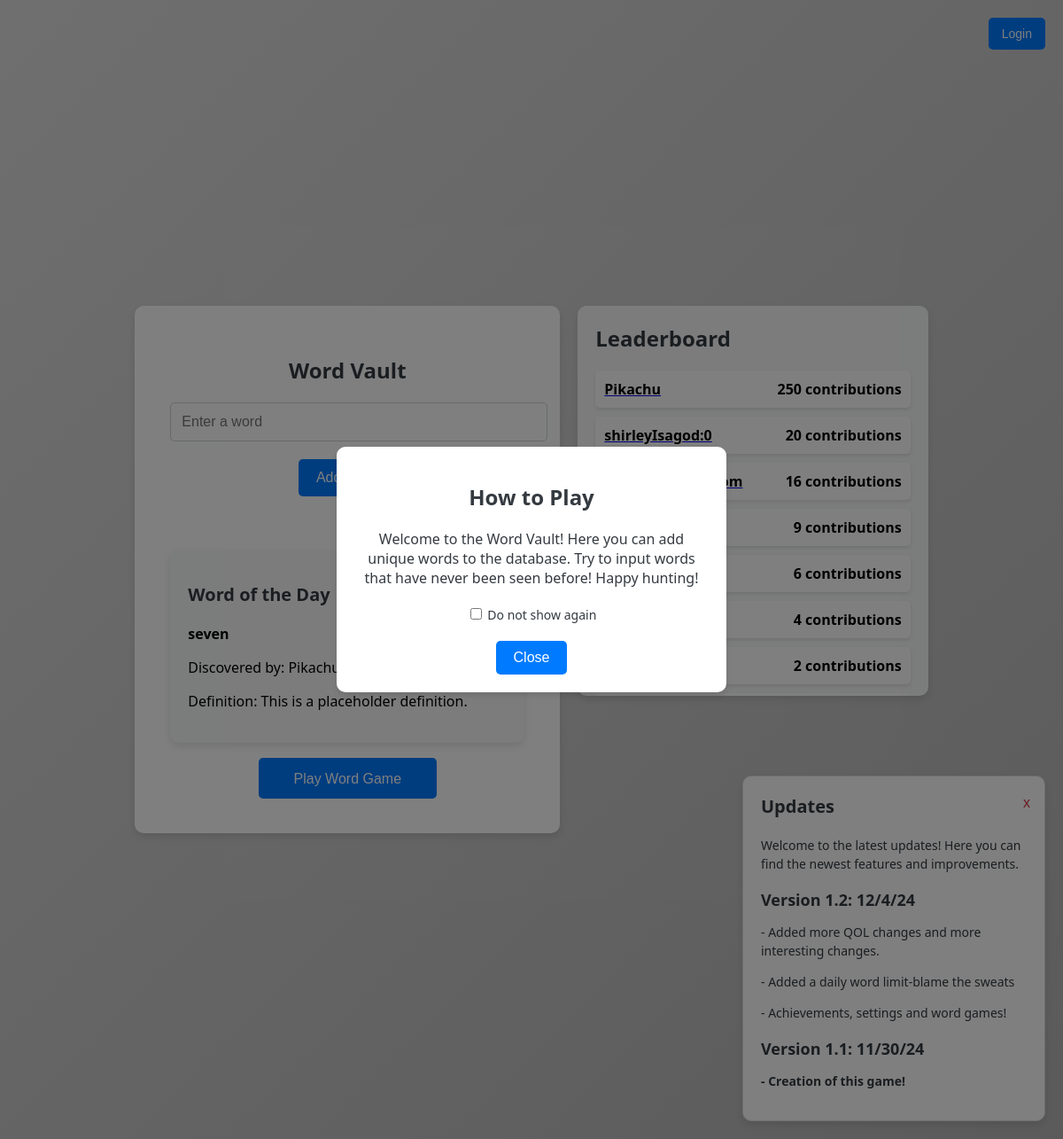
The page / on the database its author committed.
### app.py (models this page shows)
class WordOfTheDay(db.Model):
    id = db.Column(db.Integer, primary_key=True)
    word = db.Column(db.String(150), nullable=False)
    date = db.Column(db.Date, nullable=False, unique=True)

class User(UserMixin, db.Model):
    id = db.Column(db.Integer, primary_key=True)
    username = db.Column(db.String(150), unique=True, nullable=False)
    password = db.Column(db.String(150), nullable=False)
    contributions = db.Column(db.Text, nullable=True)
    date_joined = db.Column(db.DateTime, nullable=False, default=datetime.utcnow)
    word_coins = db.Column(db.Integer, nullable=False, default=0)
    achievements = db.Column(db.Text, nullable=True, default="")
    words_entered_today = db.Column(db.Integer, nullable=False, default=0)
    last_word_entry_date = db.Column(db.Date, nullable=True)

### app.py (the view)
@app.route('/')
def index():
    users = User.query.all()
    leaderboard_data = sorted(users, key=lambda user: len(user.contributions.split(',')) if user.contributions else 0, reverse=True)
    word_of_the_day, discovered_by, definition = get_word_of_the_day()
    return render_template('index.html', leaderboard=leaderboard_data, word_of_the_day=word_of_the_day, discovered_by=discovered_by, definition=definition)

### app.py (called while the page is built, shortened)
def get_word_definition(word):
    if word in definition_cache:
        return definition_cache[word]
    placeholder_definition = "This is a placeholder definition."
    definition_cache[word] = placeholder_definition
    return placeholder_definition

def get_word_of_the_day():
    today = date.today()
    word_of_the_day_entry = WordOfTheDay.query.filter_by(date=today).first()
    if word_of_the_day_entry:
        word = word_of_the_day_entry.word
    user = User.query.filter(User.contributions.like(f"%{word}%")).first()
    definition = get_word_definition(word)
    return word, user.username if user else "Unknown", definition

### templates/index.html (shortened to what this page needs)
<!DOCTYPE html>
<html>
<head>
    <link rel="stylesheet" type="text/css" href="{{ url_for('static', filename='styles.css') }}">
</head>
<body>
    <div class="login-wrapper">
        {% if current_user.is_authenticated %}
            <a href="{{ url_for('profile') }}" class="nav-link"><button class="nav-button">Profile</button></a>
            <a href="{{ url_for('shop') }}" class="nav-link"><button class="nav-button">Shop</button></a>
            <a href="{{ url_for('settings') }}" class="nav-link"><button class="nav-button">Settings</button></a>
            <a href="{{ url_for('search') }}" class="nav-link"><button class="nav-button">Search Users</button></a>
        {% else %}
            <a href="{{ url_for('login') }}" class="nav-link"><button class="nav-button">Login</button></a>
        {% endif %}
    </div>
    <div class="main-content">
        <div class="container">
            <h1>Word Vault</h1>
            <form id="wordForm">
                <input type="text" id="word" name="word" placeholder="Enter a word" autocomplete="off">
                <button class="button_class" type="submit">Add Word</button>
            </form>
            <div class="word-of-the-day">
                <h2>Word of the Day</h2>
                {% if word_of_the_day %}
                    <p><strong>{{ word_of_the_day }}</strong></p>
                    <p>Discovered by: {{ discovered_by }}</p>
                    <p>Definition: {{ definition }}</p>
                {% else %}
                    <p>No words available.</p>
                {% endif %}
            </div>
            <a href="{{ url_for('word_game') }}" class="button_class"><button class="button_class margin">Play Word Game</button></a>
        </div>
        <div class="leaderboard">
            <h2>Leaderboard</h2>
            <ul>
                {% for user in leaderboard %}
                    <li>
                        <a href="{{ url_for('user_profile', user_id=user.id) }}"><span>{{ user.username }}</span></a>
                        <span>{{ user.contributions.split(',')|length if user.contributions else 0 }} contributions</span>
                    </li>
                {% endfor %}
            </ul>
        </div>
    </div>
    <div id="updates" class="updates-tab">
        <div class="updates-content">
            <button id="closeUpdates" class="close-button">x</button>
            <h2>Updates</h2>
            <p>Welcome to the latest updates! Here you can find the newest features and improvements.</p>
            <h3>Version 1.2: 12/4/24</h3>
            <p>- Added more QOL changes and more interesting changes.</p>
            <p>- Added a daily word limit-blame the sweats</p>
            <p>- Achievements, settings and word games!</p>
            <h3>Version 1.1: 11/30/24</p>
            <p>- Creation of this game!</p>
        </div>
    </div>
    <div id="howToPlayPopup" class="popup">
        <div class="popup-content">
            <h2>How to Play</h2>
            <p>Welcome to the Word Vault! Here you can add unique words to the database. Try to input words that have never been seen before! Happy hunting!</p>
            <label>
                <input type="checkbox" id="doNotShowAgain"> Do not show again
            </label>
            <button id="closePopup">Close</button>
        </div>
    </div>
</body>
</html>

### static/styles.css (style rules this page uses)
body { font-family: 'Segoe UI', Tahoma, Geneva, Verdana, sans-serif; margin: 0; padding: 0; display: flex; justify-content: center; align-items: center; height: 100vh; }
.container { background-color: white; padding: 40px; border-radius: 10px; box-shadow: 0 4px 8px rgba(0, 0, 0, 0.1); max-width: 400px; width: 100%; text-align: center; position: relative; }
h1 { margin-bottom: 20px; font-size: 24px; color: #343a40; }
h2 { margin-bottom: 20px; font-size: 20px; color: #343a40; }
h3 { margin-bottom: 10px; font-size: 18px; color: #343a40; }
ul { list-style-type: none; padding: 0; }
li { margin-bottom: 10px; font-size: 16px; color: #343a40; }
input[type="text"], input[type="password"] { width: 100%; padding: 12px; margin-bottom: 20px; border: 1px solid #ced4da; border-radius: 5px; font-size: 16px; }
.button_class { padding: 12px 20px; background-color: #007bff; color: white; border: none; border-radius: 5px; font-size: 16px; cursor: pointer; transition: background-color 0.3s ease; }
.login-wrapper { position: absolute; top: 20px; right: 20px; display: flex; gap: 10px; }
.nav-link { text-decoration: none; }
.nav-button { display: inline-block; padding: 10px 15px; background-color: #007bff; color: white; border: none; border-radius: 5px; font-size: 14px; cursor: pointer; transition: background-color 0.3s ease; }
.main-content { display: flex; }
.leaderboard { margin-left: 20px; padding: 20px; background-color: #f8f9fa; border-radius: 10px; box-shadow: 0 4px 8px rgba(0, 0, 0, 0.1); max-height: 400px; overflow-y: auto; overflow-x: hidden; width: 400px; }
.leaderboard h2 { margin-top: 0; font-size: 24px; color: #343a40; }
.leaderboard ul { list-style-type: none; padding: 0; margin: 0; }
.leaderboard li { margin-bottom: 10px; padding: 10px; background-color: #ffffff; border-radius: 5px; box-shadow: 0 2px 4px rgba(0, 0, 0, 0.1); display: flex; justify-content: space-between; align-items: center; color: black; word-wrap: break-word; }
.leaderboard li span { font-weight: bold; color: #000000; }
.word-of-the-day { margin-top: 60px; padding: 20px; background-color: #f8f9fa; border-radius: 10px; box-shadow: 0 4px 8px rgba(0, 0, 0, 0.1); text-align: left; }
.popup { display: none; position: fixed; top: 0; left: 0; width: 100%; height: 100%; background-color: rgba(0, 0, 0, 0.5); justify-content: center; align-items: center; z-index: 1000; }
.popup-content { background-color: white; padding: 20px; border-radius: 10px; box-shadow: 0 4px 8px rgba(0, 0, 0, 0.1); text-align: center; max-width: 400px; width: 100%; }
.popup-content h2 { margin-bottom: 20px; font-size: 24px; color: #343a40; }
.popup-content p { margin-bottom: 20px; font-size: 16px; color: #343a40; }
.popup-content label { display: block; margin-bottom: 20px; font-size: 14px; color: #343a40; }
.popup-content button { padding: 10px 20px; background-color: #007bff; color: white; border: none; border-radius: 5px; font-size: 16px; cursor: pointer; transition: background-color 0.3s ease; }
.updates-tab { position: fixed; bottom: 20px; right: 20px; background-color: #ffffff; border-radius: 10px; box-shadow: 0 4px 8px rgba(0, 0, 0, 0.1); padding: 20px; width: 300px; z-index: 1000; border: 1px solid #ddd; }
.updates-content { position: relative; text-align: left; }
.close-button { position: absolute; top: 0px; right: -10px; background-color: transparent; color: #dc3545; border: none; font-size: 16px; cursor: pointer; transition: color 0.3s ease; }
.updates-content h2 { margin-top: 0; font-size: 20px; color: #343a40; }
.updates-content p { font-size: 14px; color: #343a40; line-height: 1.5; }
.margin { margin-top: 20px; }

### rows shown on the page
WordOfTheDay: word "seven"
User: username "Pikachu", contributions.split|length "250"
User: username "shirleyIsagod:0", contributions.split|length "20"
User: contributions.split|length "16"
User: contributions.split|length "9"
User: contributions.split|length "6"
User: contributions.split|length "4"
User: contributions.split|length "2"

### other values the page prints
{{ definition }} "This is a placeholder definition."
